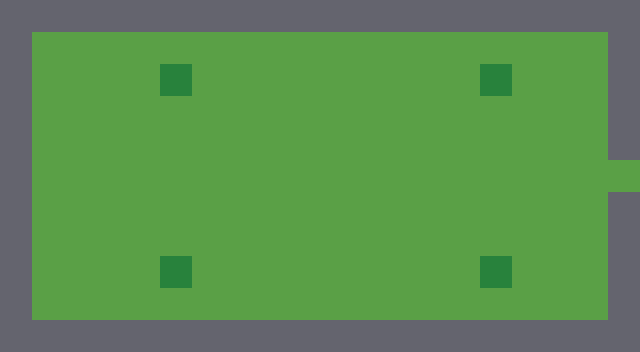

Tiled map render using the project's own tile images. Description and the whole map definition, tile-layer contents included, below:
An orthogonal 20x11 tile map with 32x32 px tiles, 4 tile layers (Sol, Decor, Murs, Dessus) and 3 objects (2x Spawn, Sortie).

<map version="1.10" tiledversion="1.12.2" orientation="orthogonal" renderorder="right-down" width="20" height="11" tilewidth="32" tileheight="32" infinite="0" nextlayerid="6" nextobjectid="4">
 <tileset firstgid="1" source="../tilesets/placeholder_test.tsx" />
 <layer id="1" name="Sol" width="20" height="11">
  <data encoding="csv">
1,1,1,1,1,1,1,1,1,1,1,1,1,1,1,1,1,1,1,1,
1,1,1,1,1,1,1,1,1,1,1,1,1,1,1,1,1,1,1,1,
1,1,1,1,1,1,1,1,1,1,1,1,1,1,1,1,1,1,1,1,
1,1,1,1,1,1,1,1,1,1,1,1,1,1,1,1,1,1,1,1,
1,1,1,1,1,1,1,1,1,1,1,1,1,1,1,1,1,1,1,1,
1,1,1,1,1,1,1,1,1,1,1,1,1,1,1,1,1,1,1,1,
1,1,1,1,1,1,1,1,1,1,1,1,1,1,1,1,1,1,1,1,
1,1,1,1,1,1,1,1,1,1,1,1,1,1,1,1,1,1,1,1,
1,1,1,1,1,1,1,1,1,1,1,1,1,1,1,1,1,1,1,1,
1,1,1,1,1,1,1,1,1,1,1,1,1,1,1,1,1,1,1,1,
1,1,1,1,1,1,1,1,1,1,1,1,1,1,1,1,1,1,1,1
</data>
 </layer>
 <layer id="2" name="Decor" width="20" height="11">
  <data encoding="csv">
0,0,0,0,0,0,0,0,0,0,0,0,0,0,0,0,0,0,0,0,
0,0,0,0,0,0,0,0,0,0,0,0,0,0,0,0,0,0,0,0,
0,0,0,0,0,5,0,0,0,0,0,0,0,0,0,5,0,0,0,0,
0,0,0,0,0,0,0,0,0,0,0,0,0,0,0,0,0,0,0,0,
0,0,0,0,0,0,0,0,0,0,0,0,0,0,0,0,0,0,0,0,
0,0,0,0,0,0,0,0,0,0,0,0,0,0,0,0,0,0,0,0,
0,0,0,0,0,0,0,0,0,0,0,0,0,0,0,0,0,0,0,0,
0,0,0,0,0,0,0,0,0,0,0,0,0,0,0,0,0,0,0,0,
0,0,0,0,0,5,0,0,0,0,0,0,0,0,0,5,0,0,0,0,
0,0,0,0,0,0,0,0,0,0,0,0,0,0,0,0,0,0,0,0,
0,0,0,0,0,0,0,0,0,0,0,0,0,0,0,0,0,0,0,0
</data>
 </layer>
 <layer id="3" name="Murs" width="20" height="11">
  <data encoding="csv">
4,4,4,4,4,4,4,4,4,4,4,4,4,4,4,4,4,4,4,4,
4,0,0,0,0,0,0,0,0,0,0,0,0,0,0,0,0,0,0,4,
4,0,0,0,0,0,0,0,0,0,0,0,0,0,0,0,0,0,0,4,
4,0,0,0,0,0,0,0,0,0,0,0,0,0,0,0,0,0,0,4,
4,0,0,0,0,0,0,0,0,0,0,0,0,0,0,0,0,0,0,4,
4,0,0,0,0,0,0,0,0,0,0,0,0,0,0,0,0,0,0,0,
4,0,0,0,0,0,0,0,0,0,0,0,0,0,0,0,0,0,0,4,
4,0,0,0,0,0,0,0,0,0,0,0,0,0,0,0,0,0,0,4,
4,0,0,0,0,0,0,0,0,0,0,0,0,0,0,0,0,0,0,4,
4,0,0,0,0,0,0,0,0,0,0,0,0,0,0,0,0,0,0,4,
4,4,4,4,4,4,4,4,4,4,4,4,4,4,4,4,4,4,4,4
</data>
 </layer>
 <objectgroup id="4" name="Objets">
  <object id="1" type="Spawn" x="320" y="176">
   <properties>
    <property name="id" value="depuis_village" />
   </properties>
   <point />
  </object>
  <object id="2" type="Sortie" x="608" y="160" width="32" height="32">
   <properties>
    <property name="cible_carte" value="res://scenes/rooms/salle_test2_room.tscn" />
    <property name="cible_spawn" value="depuis_salle1" />
    <property name="godot_node_type" value="area" />
   </properties>
  </object>
  <object id="3" type="Spawn" x="560" y="176">
   <properties>
    <property name="id" value="depuis_salle2" />
   </properties>
   <point />
  </object>
 </objectgroup>
 <layer id="5" name="Dessus" width="20" height="11">
  <data encoding="csv">
0,0,0,0,0,0,0,0,0,0,0,0,0,0,0,0,0,0,0,0,
0,0,0,0,0,0,0,0,0,0,0,0,0,0,0,0,0,0,0,0,
0,0,0,0,0,0,0,0,0,0,0,0,0,0,0,0,0,0,0,0,
0,0,0,0,0,0,0,0,0,0,0,0,0,0,0,0,0,0,0,0,
0,0,0,0,0,0,0,0,0,0,0,0,0,0,0,0,0,0,0,0,
0,0,0,0,0,0,0,0,0,0,0,0,0,0,0,0,0,0,0,0,
0,0,0,0,0,0,0,0,0,0,0,0,0,0,0,0,0,0,0,0,
0,0,0,0,0,0,0,0,0,0,0,0,0,0,0,0,0,0,0,0,
0,0,0,0,0,0,0,0,0,0,0,0,0,0,0,0,0,0,0,0,
0,0,0,0,0,0,0,0,0,0,0,0,0,0,0,0,0,0,0,0,
0,0,0,0,0,0,0,0,0,0,0,0,0,0,0,0,0,0,0,0
</data>
 </layer>
</map>
